Frame 1 (no input): blank canvas, image omitted
Frame 60 (no input): blank canvas, image omitted
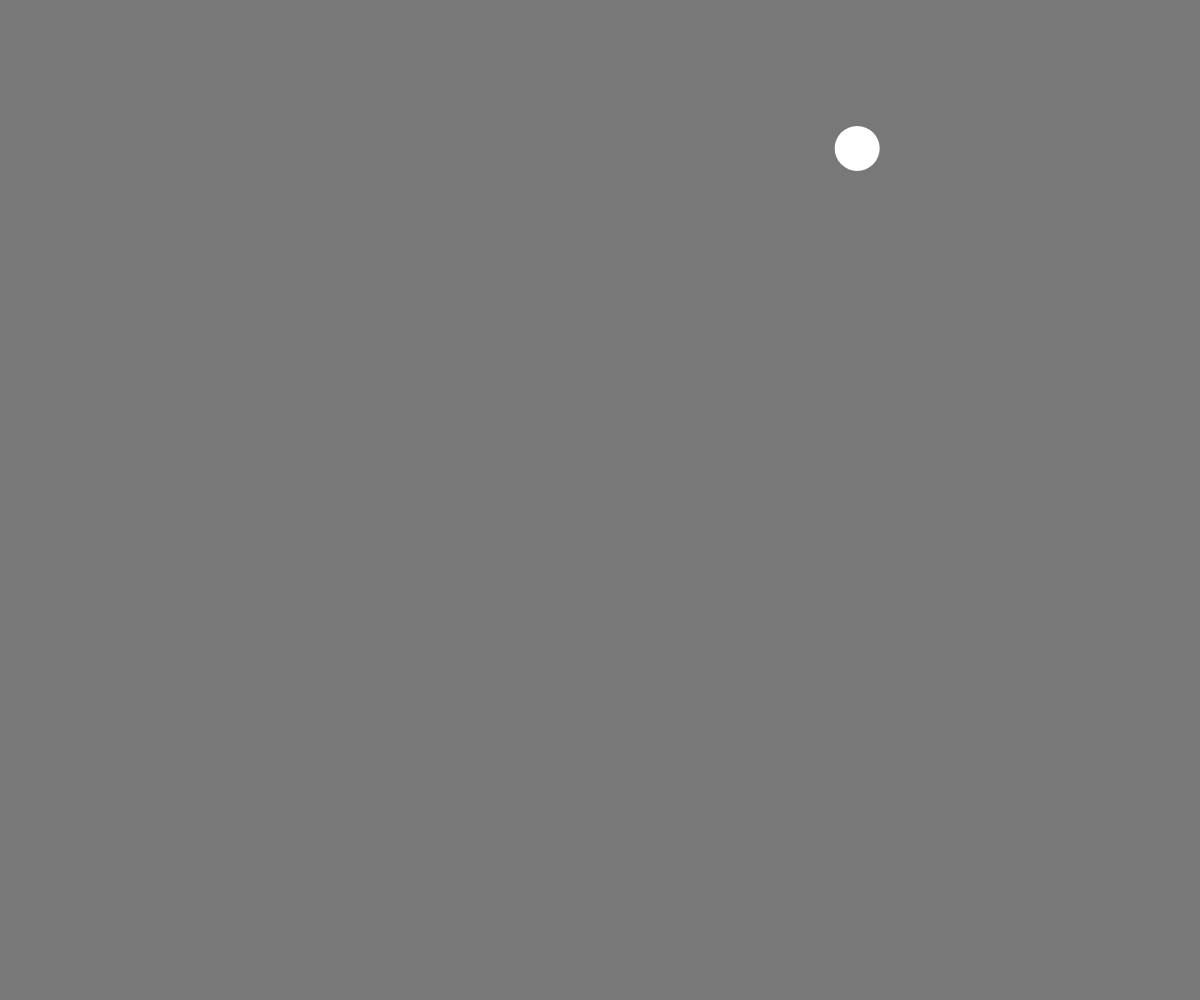
Frame 120 (the mouse pressed at the canvas centre since frame 60)

The p5.js sketch whose frames 1 and 60 were blank and that drew this single picture after the mouse press (run headless with seeded random() and noise() and a simulated clock; from frame 60 on, the mouse is pressed at the canvas centre):

// p5.js sketch
// ── sketch.js
// TODO: classify it

class Movey {
  constructor(x, y) {
    this.pos = createVector(x, y);
    this.vel = createVector(random(-10, 10), random(-10, 10));
    this.rad = random(15, 25);
  }
}

let moves = [];

function setup() {
  createCanvas(windowWidth, windowHeight);
  noStroke();
}

function draw() {
  background(120, 120, 120);
  for (let idx = 0; idx < moves.length; idx++) {
    let mMove = moves[idx];
    mMove.pos = p5.Vector.add(mMove.pos, mMove.vel);

    
    if (mMove.pos.x > width - mMove.rad || mMove.pos.x < mMove.rad) {
      mMove.vel.x *= -1;
    }
    if (mMove.pos.y > height - mMove.rad || mMove.pos.y < mMove.rad) {
      mMove.vel.y *= -1;
    }

    ellipse(mMove.pos.x, mMove.pos.y, 2 * mMove.rad);
  }
}


function mousePressed() {
  moves.push(new Movey(mouseX, mouseY));
}


function keyPressed() {
  moves.push(new Movey(width / 2, height / 2));
}
